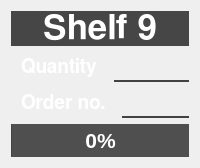
            <widget class="QGroupBox" name="groupBox_sh_9">
             <property name="styleSheet">
              <string notr="true">border: 2px oultine rgb(95,95,95);</string>
             </property>
             <property name="title">
              <string/>
             </property>
             <layout class="QVBoxLayout" name="verticalLayout_19">
              <item>
               <layout class="QVBoxLayout" name="verticalLayout_20">
                <item>
                 <widget class="QLabel" name="shelf_no_label_sh_9">
                  <property name="font">
                   <font>
                    <family>FreeSans</family>
                    <pointsize>26</pointsize>
                    <weight>75</weight>
                    <bold>true</bold>
                   </font>
                  </property>
                  <property name="styleSheet">
                   <string notr="true">border-color: rgb(83, 83, 83);
background-color: rgb(70, 70, 70);
color: rgb(255, 255, 255);</string>
                  </property>
                  <property name="frameShape">
                   <enum>QFrame::Panel</enum>
                  </property>
                  <property name="frameShadow">
                   <enum>QFrame::Raised</enum>
                  </property>
                  <property name="text">
                   <string>Shelf 9</string>
                  </property>
                  <property name="alignment">
                   <set>Qt::AlignCenter</set>
                  </property>
                 </widget>
                </item>
                <item>
                 <layout class="QHBoxLayout" name="horizontalLayout_19" stretch="0,0">
                  <item>
                   <widget class="QLabel" name="qty_descr_label_sh_9">
                    <property name="font">
                     <font>
                      <family>FreeSans</family>
                      <pointsize>14</pointsize>
                      <weight>75</weight>
                      <bold>true</bold>
                     </font>
                    </property>
                    <property name="styleSheet">
                     <string notr="true">border-color: rgb(130, 130, 130);
color: rgb(255, 255, 255);
padding: 5px;
</string>
                    </property>
                    <property name="frameShadow">
                     <enum>QFrame::Sunken</enum>
                    </property>
                    <property name="lineWidth">
                     <number>0</number>
                    </property>
                    <property name="text">
                     <string>Quantity</string>
                    </property>
                   </widget>
                  </item>
                  <item>
                   <widget class="QLabel" name="qty_label_sh_9">
                    <property name="minimumSize">
                     <size>
                      <width>0</width>
                      <height>0</height>
                     </size>
                    </property>
                    <property name="font">
                     <font>
                      <family>FreeSans</family>
                      <pointsize>15</pointsize>
                      <weight>75</weight>
                      <bold>true</bold>
                     </font>
                    </property>
                    <property name="styleSheet">
                     <string notr="true">border-bottom-style: solid;
border-bottom-color: rgb(66, 66, 66);
</string>
                    </property>
                    <property name="frameShape">
                     <enum>QFrame::Box</enum>
                    </property>
                    <property name="frameShadow">
                     <enum>QFrame::Plain</enum>
                    </property>
                    <property name="lineWidth">
                     <number>3</number>
                    </property>
                    <property name="text">
                     <string/>
                    </property>
                    <property name="alignment">
                     <set>Qt::AlignRight|Qt::AlignTrailing|Qt::AlignVCenter</set>
                    </property>
                    <property name="indent">
                     <number>-1</number>
                    </property>
                   </widget>
                  </item>
                 </layout>
                </item>
                <item>
                 <layout class="QHBoxLayout" name="horizontalLayout_20" stretch="0,1">
                  <item>
                   <widget class="QLabel" name="order_descr_label_sh_9">
                    <property name="font">
                     <font>
                      <family>FreeSans</family>
                      <pointsize>14</pointsize>
                      <weight>75</weight>
                      <bold>true</bold>
                     </font>
                    </property>
                    <property name="styleSheet">
                     <string notr="true">border-color: rgb(130, 130, 130);
color: rgb(255, 255, 255);
padding: 5px;
</string>
                    </property>
                    <property name="frameShadow">
                     <enum>QFrame::Plain</enum>
                    </property>
                    <property name="lineWidth">
                     <number>0</number>
                    </property>
                    <property name="text">
                     <string>Order no.</string>
                    </property>
                   </widget>
                  </item>
                  <item>
                   <widget class="QLabel" name="order_label_sh_9">
                    <property name="minimumSize">
                     <size>
                      <width>0</width>
                      <height>0</height>
                     </size>
                    </property>
                    <property name="font">
                     <font>
                      <family>FreeSans</family>
                      <pointsize>15</pointsize>
                      <weight>75</weight>
                      <bold>true</bold>
                     </font>
                    </property>
                    <property name="styleSheet">
                     <string notr="true">border-bottom-style: solid;
border-bottom-color: rgb(66, 66, 66);
</string>
                    </property>
                    <property name="frameShadow">
                     <enum>QFrame::Sunken</enum>
                    </property>
                    <property name="lineWidth">
                     <number>4</number>
                    </property>
                    <property name="text">
                     <string/>
                    </property>
                    <property name="alignment">
                     <set>Qt::AlignRight|Qt::AlignTrailing|Qt::AlignVCenter</set>
                    </property>
                    <property name="indent">
                     <number>2</number>
                    </property>
                   </widget>
                  </item>
                 </layout>
                </item>
                <item>
                 <widget class="QProgressBar" name="progressBar_sh_9">
                  <property name="font">
                   <font>
                    <pointsize>16</pointsize>
                    <weight>75</weight>
                    <bold>true</bold>
                   </font>
                  </property>
                  <property name="acceptDrops">
                   <bool>false</bool>
                  </property>
                  <property name="styleSheet">
                   <string notr="true">border-color: rgb(130, 130, 130);
background-color: rgb(79, 79, 79);
color: rgb(255, 255, 255);</string>
                  </property>
                  <property name="value">
                   <number>0</number>
                  </property>
                  <property name="alignment">
                   <set>Qt::AlignCenter</set>
                  </property>
                  <property name="orientation">
                   <enum>Qt::Horizontal</enum>
                  </property>
                  <property name="invertedAppearance">
                   <bool>false</bool>
                  </property>
                  <property name="textDirection">
                   <enum>QProgressBar::TopToBottom</enum>
                  </property>
                 </widget>
                </item>
               </layout>
              </item>
             </layout>
            </widget>
